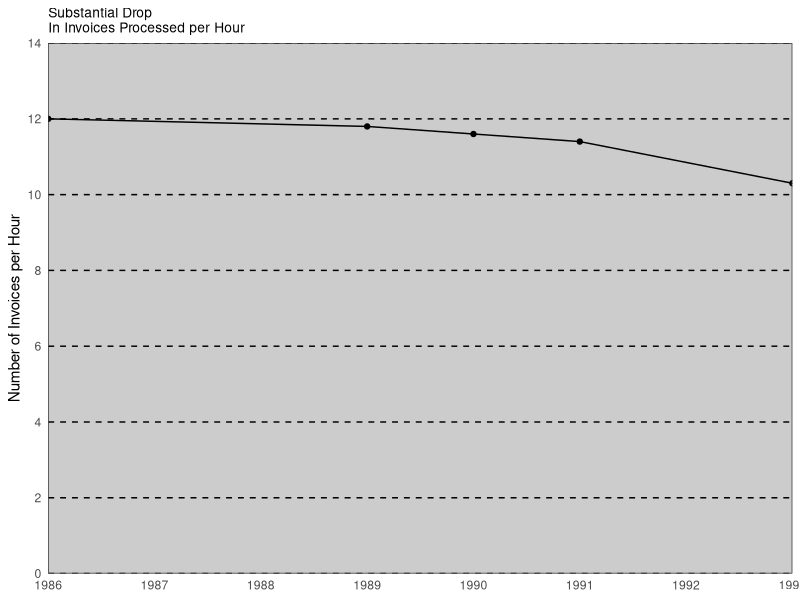

Generate this figure with R: (Note: this script raises an error after producing the figure.)
## This code is reprodcued verbatim from from http://shinyapps.stat.ubc.ca/r-graph-catalog/
library(ggplot2)
library(gridExtra)

this_base <- "fig07-27_invoice-data-filling-the-scale-line-rectangle"

my_data <- data.frame(invoices = c(1986, 1989, 1990, 1991, 1993), 
                      year = c(12, 11.8, 11.6, 11.4, 10.3))

p <- ggplot(my_data, aes(x = invoices, y = year)) +
  geom_point() +
  geom_line() + 
  scale_x_continuous(breaks = seq(1986, 1993, 1), limits = c(1986, 1993), 
                     expand = c(0, 0)) +
  scale_y_continuous(breaks = seq(0, 14, 2), limits = c(0, 14), 
                     expand = c(0, 0)) +
  ylab("Number of Invoices per Hour") +
  ggtitle("Substantial Drop\nIn Invoices Processed per Hour") +
  theme_bw() +
  theme(panel.grid.major.y = element_line(linetype = "dashed", colour = "black"),
        panel.grid.major.x = element_blank(),
        panel.grid.minor = element_blank(),
        panel.background = element_rect(fill = "grey80"),
        plot.title = element_text(size = rel(0.9)),
        axis.ticks = element_blank(),
        axis.title.x = element_blank())

p <- 
  arrangeGrob(p, main = textGrob(
    "Fig 7.27 Invoice Data: Filling the\n Scale-Line Rectangle",
    gp = gpar(lineheight = 1, fontface = "bold")))

p

ggsave(paste0("./figures/toimprove", ".png"), p, width = 6, height = 4)

## note: my_data is estimated
